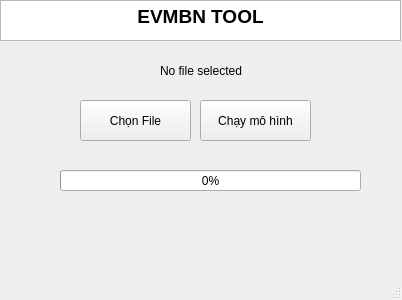
<?xml version="1.0" encoding="UTF-8"?>
<ui version="4.0">
 <class>MainWindow</class>
 <widget class="QMainWindow" name="MainWindow">
  <property name="geometry">
   <rect>
    <x>0</x>
    <y>0</y>
    <width>402</width>
    <height>300</height>
   </rect>
  </property>
  <property name="windowTitle">
   <string>EVMBN TOOL</string>
  </property>
  <widget class="QWidget" name="centralwidget">
   <widget class="QPushButton" name="pushButton">
    <property name="geometry">
     <rect>
      <x>80</x>
      <y>100</y>
      <width>111</width>
      <height>41</height>
     </rect>
    </property>
    <property name="text">
     <string>Chọn File</string>
    </property>
   </widget>
   <widget class="QLabel" name="label">
    <property name="geometry">
     <rect>
      <x>160</x>
      <y>60</y>
      <width>141</width>
      <height>21</height>
     </rect>
    </property>
    <property name="text">
     <string>No file selected</string>
    </property>
   </widget>
   <widget class="QPushButton" name="pushButton_2">
    <property name="geometry">
     <rect>
      <x>200</x>
      <y>100</y>
      <width>111</width>
      <height>41</height>
     </rect>
    </property>
    <property name="text">
     <string>Chạy mô hình</string>
    </property>
   </widget>
   <widget class="QProgressBar" name="progressBar">
    <property name="geometry">
     <rect>
      <x>60</x>
      <y>170</y>
      <width>301</width>
      <height>21</height>
     </rect>
    </property>
    <property name="value">
     <number>0</number>
    </property>
   </widget>
   <widget class="QTextBrowser" name="textBrowser">
    <property name="geometry">
     <rect>
      <x>0</x>
      <y>0</y>
      <width>401</width>
      <height>41</height>
     </rect>
    </property>
    <property name="html">
     <string>&lt;!DOCTYPE HTML PUBLIC &quot;-//W3C//DTD HTML 4.0//EN&quot; &quot;http://www.w3.org/TR/REC-html40/strict.dtd&quot;&gt;
&lt;html&gt;&lt;head&gt;&lt;meta name=&quot;qrichtext&quot; content=&quot;1&quot; /&gt;&lt;style type=&quot;text/css&quot;&gt;
p, li { white-space: pre-wrap; }
&lt;/style&gt;&lt;/head&gt;&lt;body style=&quot; font-family:'MS Shell Dlg 2'; font-size:7.8pt; font-weight:400; font-style:normal;&quot;&gt;
&lt;p align=&quot;center&quot; style=&quot; margin-top:0px; margin-bottom:0px; margin-left:0px; margin-right:0px; -qt-block-indent:0; text-indent:0px;&quot;&gt;&lt;span style=&quot; font-size:14pt; font-weight:600;&quot;&gt;EVMBN TOOL&lt;/span&gt;&lt;/p&gt;&lt;/body&gt;&lt;/html&gt;</string>
    </property>
   </widget>
  </widget>
  <widget class="QMenuBar" name="menubar">
   <property name="geometry">
    <rect>
     <x>0</x>
     <y>0</y>
     <width>402</width>
     <height>26</height>
    </rect>
   </property>
  </widget>
  <widget class="QStatusBar" name="statusbar"/>
 </widget>
 <resources/>
 <connections/>
</ui>
